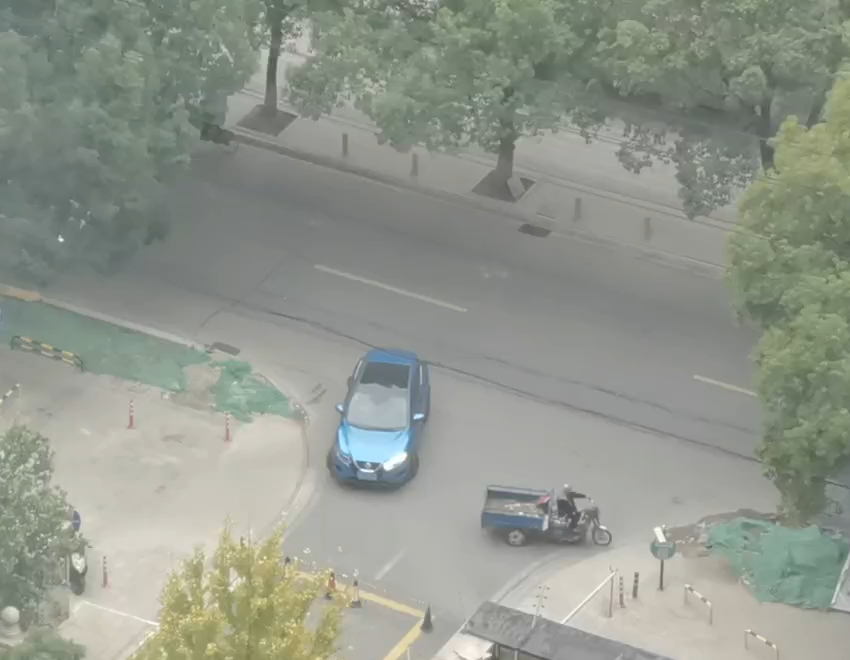
#> input picture statics/images/imgList.tiff, 850 x 660 px
$ python 2-1_images_data__attribute.py
#> lines starting #> are read from the running program, lines starting #| are printed output that depends on the picture
import cv2 as cv
import numpy as np

def fun():
    filepath = "../../statics/images/imgList.tiff"
    img = cv.imread(filepath, flags=1)
#> img is the input picture: shape (660, 850, 3); mean B, G, R 140.8, 151, 145.8
    gray = cv.imread(filepath, flags=0)
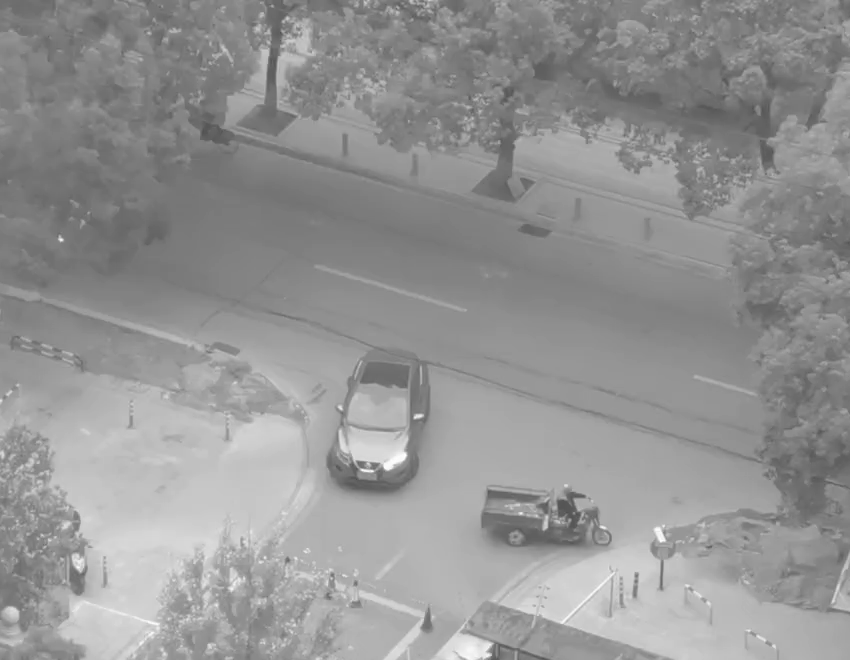
#> gray: shape (660, 850); min 79, max 255, mean 148.3

    print("Ndim of img(RGB): {}, gray: {}".format(img.ndim, gray.ndim))
#| Ndim of img(RGB): 3, gray: 2
    print("Shape of img(RGB): {}, gray: {}".format(img.shape, gray.shape))
#| Shape of img(RGB): (660, 850, 3), gray: (660, 850)
    print("Size of img(RGB): {}, gray: {})".format(img.size, gray.size))
#| Size of img(RGB): 1683000, gray: 561000)

    imgFloat = img.astype(np.float32) / 255
    print("Dtype of img(RGB): {}, gray: {})".format(imgFloat.dtype, gray.dtype))
#| Dtype of img(RGB): float32, gray: uint8)
    print("Dtype of imgFloat: {}".format(imgFloat.dtype))
#| Dtype of imgFloat: float32

if __name__ == '__main__':
    fun()

$ run again, with statics/images/FVid2.png saved as statics/images/imgList.tiff
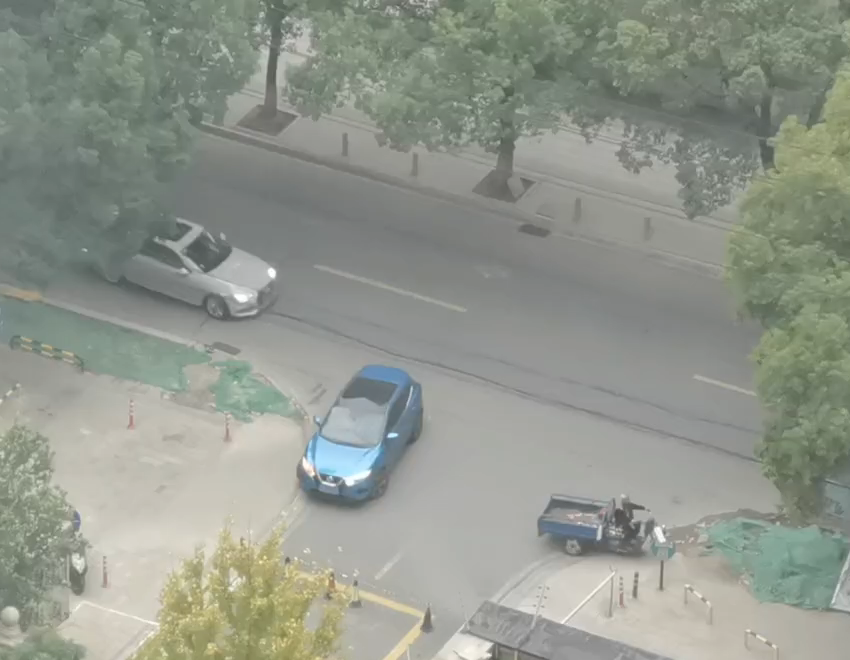
#> input picture statics/images/FVid2.png, 850 x 660 px
#> in fun, img is the input picture: shape (660, 850, 3); mean B, G, R 140.7, 150.8, 145.6
#> in fun, `gray = cv.imread(filepath, flags=0)`:
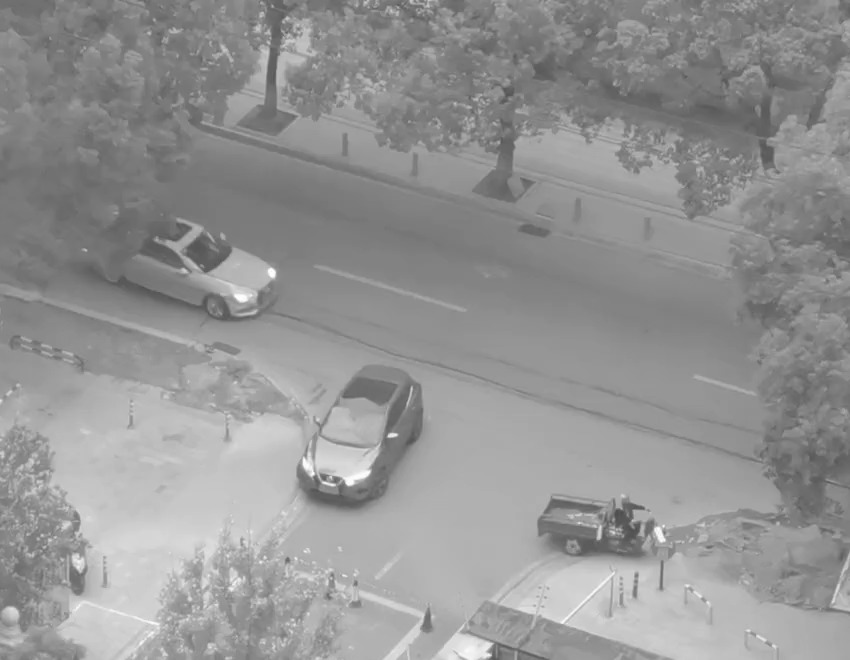
#> gray: shape (660, 850); min 78, max 255, mean 148.1
#| Ndim of img(RGB): 3, gray: 2
#| Shape of img(RGB): (660, 850, 3), gray: (660, 850)
#| Size of img(RGB): 1683000, gray: 561000)
#| Dtype of img(RGB): float32, gray: uint8)
#| Dtype of imgFloat: float32

$ run again, with statics/images/FVid3.png saved as statics/images/imgList.tiff
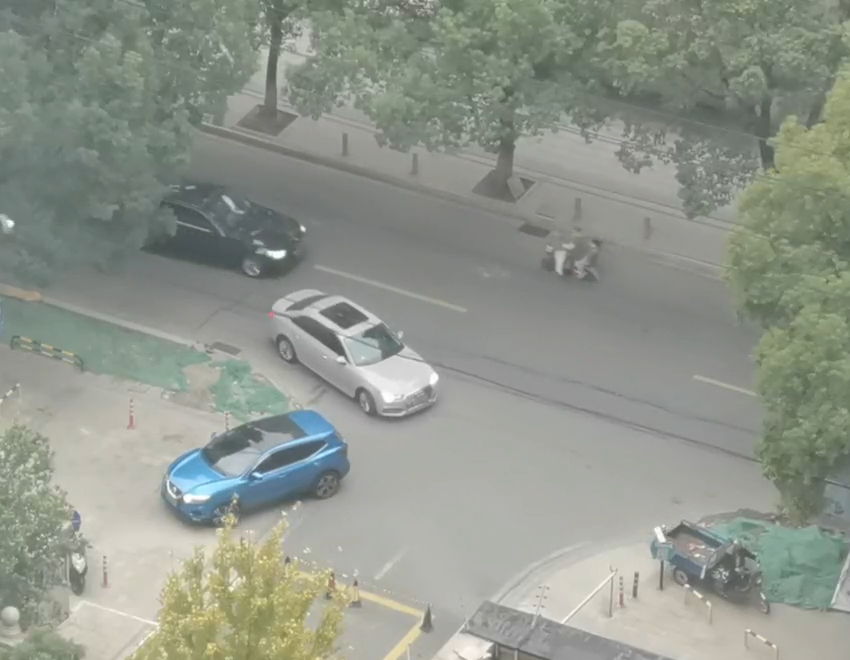
#> input picture statics/images/FVid3.png, 850 x 660 px
#> in fun, img is the input picture: shape (660, 850, 3); mean B, G, R 139.8, 149.8, 144.2
#> in fun, `gray = cv.imread(filepath, flags=0)`:
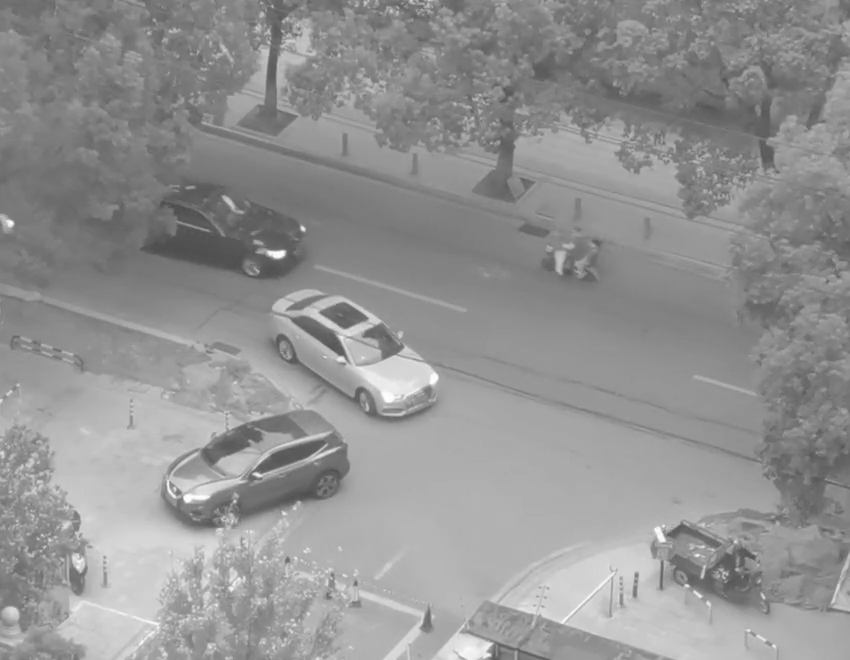
#> gray: shape (660, 850); min 75, max 255, mean 147
#| Ndim of img(RGB): 3, gray: 2
#| Shape of img(RGB): (660, 850, 3), gray: (660, 850)
#| Size of img(RGB): 1683000, gray: 561000)
#| Dtype of img(RGB): float32, gray: uint8)
#| Dtype of imgFloat: float32
